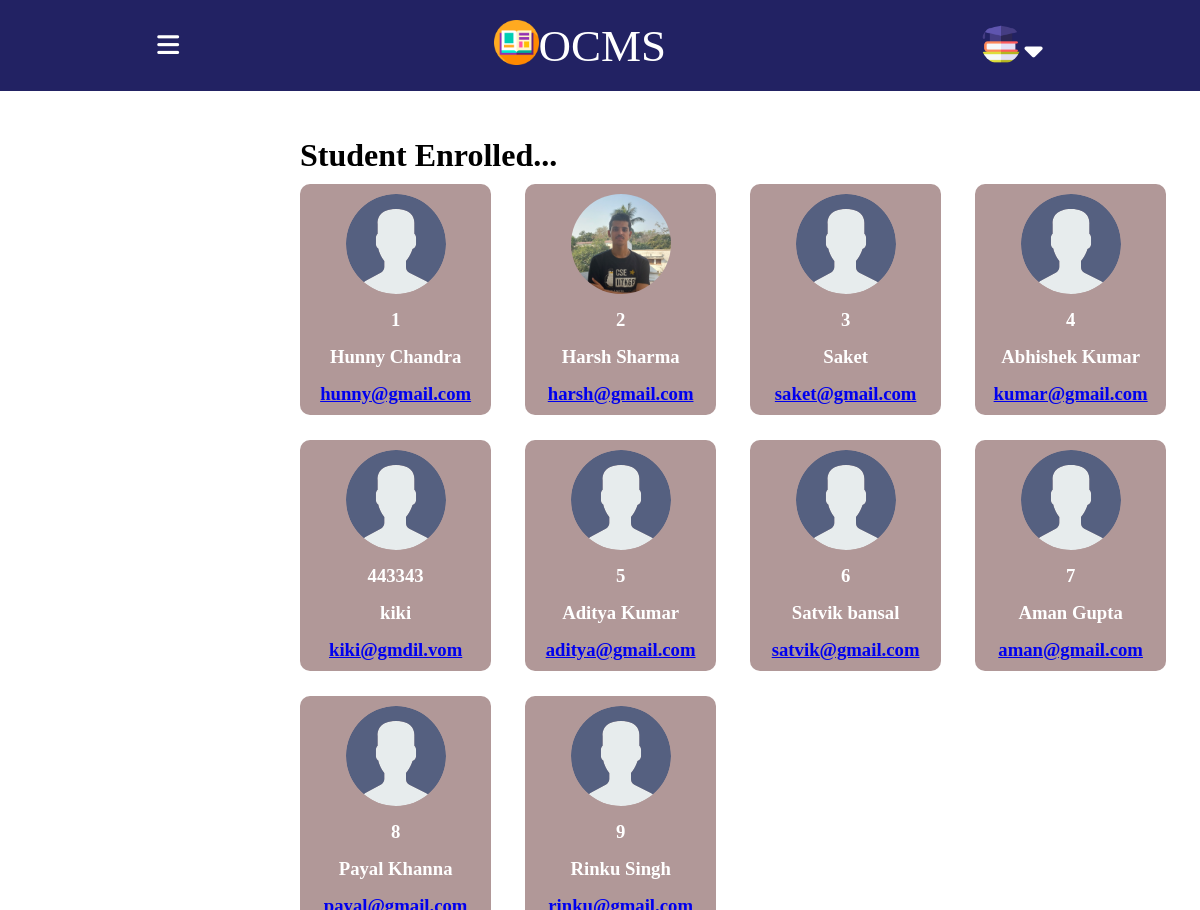
The page /students/ on the database its author committed.
### base/models.py (models this page shows, shortened)
class Student(models.Model):
    user = models.OneToOneField(User,on_delete=models.CASCADE,primary_key=True,related_name='Student')
    roll_no = models.CharField(max_length=50, null=True)
    name=models.CharField(max_length=250)
    email = models.EmailField(null=False)
    department=models.CharField(max_length=250 ,null=True)
    rooms=models.ManyToManyField(Room,related_name="student_rooms",blank=True)
    bio = models.TextField(null=True)
    phone = models.IntegerField(null=True)
    notices=models.ManyToManyField(Notice,related_name="student_notices",blank=True)
    avatar = models.ImageField(null=True, default="avatar.svg")
    class Meta:
        ordering = ['roll_no']

### base/views.py (the view)
# urls.py: path("students/",views.students,name="students"),
def students(request):
    students=Student.objects.all()
    context={'students':students}
    return render(request,'base/students.html',context)

### base/templates/base/students.html
{% include 'student_main.html' %}
{% block content %}
<div class="allstudentlist">
    <div class="studentenroaled">
       <h1>Student Enrolled...</h1>
    </div>
    <div class="allstudentlistcontainer">
        {% for student in students %}
       <div class="studentcard">
           <div class="studentphoto">
            <img src="{{student.avatar.url}}" class="studentphoto">
           </div>
           <div>
               <h3>{{student.roll_no}}</h3>
           </div>
           <div class="studentname">
               <h3>{{student.name}}</h3>
           </div>
           <div class="studentmail">
               <h3><a href="mailto:{{student.email}}">{{student.email}}</a></h3>
           </div>
       </div>
       {% endfor %}
       </div>
    </div>
{% endblock content %}

### templates/student_main.html (shortened to what this page needs)
{% load static %}
<!DOCTYPE html>
<html lang="en">
<head>
    <link rel="stylesheet" href="{% static 'styles/portal.css' %}">
</head>
<body>
    <div class="wrapper">
    <div class="nav">
        <i id="dropdown" class=" dropdown fa-solid fa-bars"></i>
     <div class="logo"><img src="{% static 'images/1414305.png' %}" class="img">
        <p style="font-size: 45px;">OCMS</p></div>
        <div class="profile">
            <img src="{% static 'images/4430487.png' %}" class="pic">
            <i class="dropdowm-icon fa-solid fa-caret-down"></i>
        </div>
    </div>
</div>
</body>
</html>

### static/styles/portal.css (style rules this page uses)
* { margin: 0; border: 0; box-sizing: border-box; }
body { height: 100vh; width: 100vw; display: flex; flex-direction: column; }
.img { height: 45px; }
.nav { width: 100vw; height: 10vh; background-color:rgb(34, 34, 99); position: absolute; top:0; display: flex; justify-content: space-around; align-items: center; color: white; }
.pic { height: 40px; width: 40px; border-radius: 50%; }
.dropdowm-icon { position: relative; bottom:3px; font-size: 29px; color: white; }
.logo { display: flex; }
.dropdown { font-size: 25px; }
.studentphoto { height: 100px; width: 100px; border-radius: 50%; }
.studentcard { width:85%; padding: 10px; display: flex; flex-direction: column; justify-content: center; align-items: center; gap: 15px; background-color:rgb(177, 152, 152); color: white; border-radius: 10px; max-height: 250px; }
.allstudentlist { width: 100%; position: absolute; top: 15vh; left: 25vw; display: flex; flex-direction: column; width: 75vw; overflow-y: scroll; height: 85vh; overflow-x: hidden; }
.allstudentlistcontainer { width: 75vw; overflow-y: scroll; padding-top: 10px; display: grid; grid-template-columns: 1fr 1fr 1fr 1fr; row-gap: 25px; }

### rows shown on the page
Student: avatar (placeholder picture), roll_no "1", name "Hunny Chandra", email "hunny@gmail.com"
Student: avatar (picture), roll_no "2", name "Harsh Sharma", email "harsh@gmail.com"
Student: avatar (placeholder picture), roll_no "3", name "Saket", email "saket@gmail.com"
Student: avatar (placeholder picture), roll_no "4", name "Abhishek Kumar", email "kumar@gmail.com"
Student: avatar (placeholder picture), roll_no "443343", name "kiki", email "kiki@gmdil.vom"
Student: avatar (placeholder picture), roll_no "5", name "Aditya Kumar", email "aditya@gmail.com"
Student: avatar (placeholder picture), roll_no "6", name "Satvik bansal", email "satvik@gmail.com"
Student: avatar (placeholder picture), roll_no "7", name "Aman Gupta", email "aman@gmail.com"
Student: avatar (placeholder picture), roll_no "8", name "Payal Khanna"
Student: avatar (placeholder picture), roll_no "9", name "Rinku Singh"
